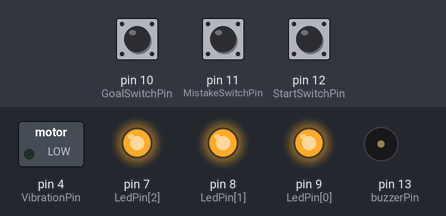
This sketch was run on a simulated Arduino Uno, built with avr-gcc and run on an emulated ATmega328P. Parts: switched loads named in the sketch (green lamp = pin HIGH), output pins drawn as LEDs (lit = HIGH), buzzer (waves = sounding). Inputs (shaded band) come from the test bench; at power-on: pin 12 (StartSwitchPin) LOW, pin 11 (MistakeSwitchPin) LOW, pin 10 (GoalSwitchPin) LOW. Random numbers use the default seed unless the sketch sets one.

Above: at 1.2 s.
1.3 s: pin 12 (StartSwitchPin) pulled HIGH for 0.15 s
At 1.9 s:
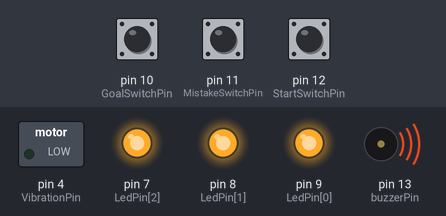
4.4 s: pin 11 (MistakeSwitchPin) pulled HIGH for 1 s
At 5.8 s:
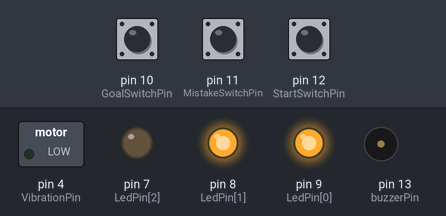
8.2 s: pin 11 (MistakeSwitchPin) pulled HIGH for 0.15 s
At 10.3 s:
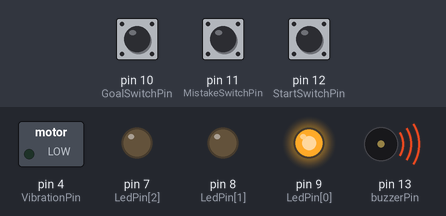
10.8 s: pin 11 (MistakeSwitchPin) pulled HIGH for 0.15 s
At 13.7 s:
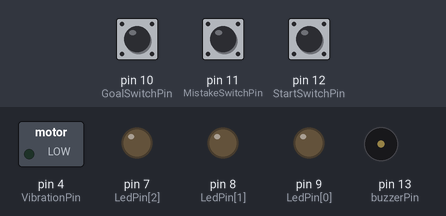
13.8 s: pin 12 (StartSwitchPin) pulled HIGH for 1 s
At 15.2 s:
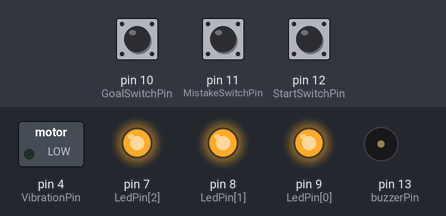
16.4 s: pin 12 (StartSwitchPin) pulled HIGH for 3.2 s
At 23.4 s:
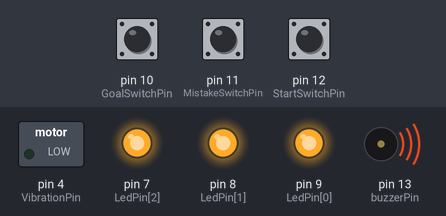
Timing chart, 0 to 23.6 s (numbered marks = the images above; inputs shaded):
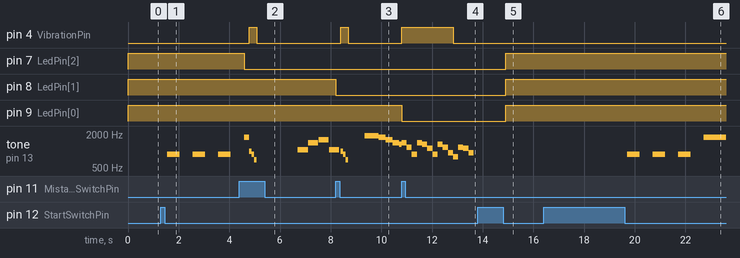

The sketch:

IraIra_FF.ino
```cpp
int buzzerPin = 13;     // ブザーを接続したピン番号

const int StartSwitchPin = 12; //スタート兼終了ピン
const int MistakeSwitchPin = 11; //コースにつながったピン
const int GoalSwitchPin = 10; //ゴールにつながったピン

const int LEDNum = 3;
const int LedPin[LEDNum] = {9, 8, 7};
int HitPoint = LEDNum;

const int VibrationPin = 4;

unsigned long EndTime = 120000; //開始から終了秒数*1000
unsigned long StartTime = 0; //setupからスタートした秒数*1000

boolean FirstFlg;
boolean StartFlg;
boolean GoalFlg;
boolean MistakeFlg;

const int ET[12][10]  = {
  {16, 33,  65, 131, 262, 523, 1047, 2093, 4186,  8372}, // 0 ド
  {18, 37,  73, 147, 294, 587, 1175, 2349, 4699,  9397}, // 1 レ
  {21, 41,  82, 165, 330, 659, 1319, 2637, 5274, 10548}, // 2 ミ
  {22, 44,  87, 175, 349, 698, 1397, 2794, 5578, 11175}, // 3 ファ
  {25, 49,  98, 195, 392, 784, 1568, 3136, 6271, 12543}, // 4 ソ
  {27, 55, 110, 220, 440, 880, 1760, 3520, 7040, 14080}, // 5 ラ
  {31, 62, 123, 247, 494, 988, 1976, 3951, 7902, 15804}, // 6 シ
  {17, 35,  69, 139, 277, 554, 1109, 2217, 4435,  8869}, // 7 ド＃
  {19, 39,  78, 156, 311, 622, 1245, 2489, 4978,  9956}, // 8 レ＃
  {23, 46,  93, 185, 370, 740, 1480, 2960, 5919, 11839}, // 9 ファ＃
  {26, 52, 104, 208, 415, 831, 1661, 3322, 6644, 13289}, //10 ソ＃
  {29, 58, 117, 233, 466, 932, 1865, 3729, 7458, 14917}  //11 ラ＃
};

void setup() {
  randomSeed(analogRead(8));
  Serial.begin(9600);
  pinMode(StartSwitchPin, INPUT);
  pinMode(MistakeSwitchPin, INPUT);
  pinMode(GoalSwitchPin, INPUT);
  StartFlg = false;
  GoalFlg = false;
  MistakeFlg = false;
  for (int i = 0; i < LEDNum; i++) {
    pinMode(LedPin[i], OUTPUT);
    digitalWrite(LedPin[i], HIGH);
  }
  pinMode(VibrationPin, OUTPUT);
}

void loop() {
  if (digitalRead(StartSwitchPin) == HIGH) {
    while (digitalRead(StartSwitchPin) == HIGH);
    StartSwitchPinChattering();//チャタリング防止
    StartTime = millis();// 初期化
    FirstFlg = true;
    Start();
    while (StartFlg == true) {
      if (MistakeFlg == true) {   //アルミに棒が当たったら
        int a = random(0, 2);
        switch (a) {
          case 0: Death(); break;
          case 1: GameOver(); break;
          default: Toccata(); break;
        }
        BreakTime(2000);
        Famima();
        MistakeFlg = false;
        GoalFlg  = false;
        StartFlg = false;
      }
      else if (GoalFlg == true) { //ゴールしたら
        rappa();
        GoalFlg = false;
        MistakeFlg = false;
        StartFlg = false;
      }
      else {
        FF_Theme();
      }
    }
    while (digitalRead(StartSwitchPin) == HIGH);
    StartSwitchPinChattering();//チャタリング防止
    for (int i = 0; i < LEDNum; i++) {
      digitalWrite(LedPin[i], HIGH);
    }
    HitPoint = LEDNum;
    digitalWrite(VibrationPin, LOW);
  }
}

void StartSwitchPinChattering() {
  int  i = 0;
  while (1) {
    if (digitalRead(StartSwitchPin) == LOW) {
      delay(1);
      i++;
      if (i == 100) break;
    }
    else i = 0;
  }
}

void FlgControl() {
  if ((FirstFlg == true || StartFlg == true ) && digitalRead(StartSwitchPin) == HIGH) { //スタートしてるときの強制終了
    StartFlg = false;
    MistakeFlg = false;
    GoalFlg = false;
    FirstFlg = false;
  }
  else if (GoalFlg == false && digitalRead(GoalSwitchPin) == HIGH) { //ゴール
    GoalFlg = true;
  }
  else if (StartFlg == true && MistakeFlg == false && GoalFlg == false &&  HitPoint > 0 && digitalRead(MistakeSwitchPin) == HIGH) {
    HitPoint--;
    digitalWrite(LedPin[HitPoint], LOW);
    if (HitPoint > 0) Miss();
  }
  if (HitPoint == 0 || (MistakeFlg == false && (millis() - StartTime > EndTime))) {
    MistakeFlg = true;
  }
}

void Start() { // NHK時報
  const int StartNum = 7; const int QN = 500; const int oct = 6;
  int StartDeta[StartNum][2] = {
    {ET[5][oct - 1], QN}, {0, QN},
    {ET[5][oct - 1], QN}, {0, QN},
    {ET[5][oct - 1], QN}, {0, QN},
    {ET[5][oct], QN * 2}
  };
  for (int i = 0; i < StartNum; i++) { // メロディーを流す
    if (i == 6) {
      StartTime = millis();
      FirstFlg = false; StartFlg = true;
      tone(buzzerPin, StartDeta[i][0], StartDeta[i][1]);
      TryingBreakTime(StartDeta[i][1]);
    }
    else if (i == 0 || i == 1 || i == 2) {
      tone(buzzerPin, StartDeta[i][0], StartDeta[i][1]);
      delay(StartDeta[i][1]);
    }
    else {
      tone(buzzerPin, StartDeta[i][0], StartDeta[i][1]);
      BreakTime(StartDeta[i][1]);
      if (FirstFlg == false) break;
    }
  }
}

void FF_Theme() {
  if (StartFlg == true && MistakeFlg == false && GoalFlg == false) {
    const int FF_ThemeNum = 28; const int QN = 400; const int oct = 6;
    int FF_ThemeDeta[FF_ThemeNum][2] = {
      {ET[0][oct], QN}, {ET[3][oct], QN}, {ET[4][oct], QN}, {ET[0][oct], QN}, {ET[11][oct], QN * 2}, {ET[5][oct], QN},
      {ET[4][oct], QN}, {ET[3][oct], QN}, {ET[2][oct], QN / 2}, {ET[3][oct], QN / 2}, {ET[4][oct], QN},
      {ET[3][oct], QN}, {ET[3][oct], QN * 2}, {ET[2][oct], QN * 2},
      {ET[1][oct], QN}, {ET[4][oct], QN}, {ET[5][oct], QN}, {ET[1][oct], QN}, {ET[0][oct + 1], QN * 2}, {ET[11][oct], QN},
      {ET[5][oct], QN}, {ET[4][oct], QN}, {ET[9][oct], QN / 2}, {ET[5][oct], QN / 2}, {ET[4][oct], QN}, {ET[1][oct], QN},
      {ET[3][oct], QN * 2}, {ET[2][oct], QN * 2},
    };
    while (StartFlg == true && MistakeFlg == false && GoalFlg == false) {
      TryingBreakTime(100);
      for (int i = 0; i < FF_ThemeNum; i++) { // メロディーを流す
        tone(buzzerPin, FF_ThemeDeta[i][0], FF_ThemeDeta[i][1]);
        if (HitPoint == 1 || millis() - StartTime > EndTime - 10000) {
          TryingBreakTime(FF_ThemeDeta[i][1] / 1.5);
        } else {
          TryingBreakTime(FF_ThemeDeta[i][1]);
        }
        if (StartFlg == false || MistakeFlg == true || GoalFlg == true) break;
      }
      if (StartFlg == false || MistakeFlg == true || GoalFlg == true) break;
    }
  }
}

void rappa() {
  const int rappaNum = 35; int QN = 200; int oct = 6;
  int rappaData[rappaNum][2] = {
    {ET[0][oct], QN}, {ET[0][oct], QN / 2}, {ET[0][oct], QN / 2}, {ET[0][oct], QN}, {ET[0][oct], QN},
    {ET[2][oct], QN}, {ET[2][oct], QN / 2}, {ET[2][oct], QN / 2}, {ET[2][oct], QN}, {ET[2][oct], QN},
    {ET[0][oct], QN}, {ET[2][oct], QN / 2}, {ET[0][oct], QN}, {ET[2][oct], QN}, {ET[0][oct], QN}, {ET[0][oct], QN}, {ET[0][oct], QN}, {0, QN},
    {ET[0][oct], QN}, {ET[0][oct], QN / 2}, {ET[0][oct], QN / 2}, {ET[0][oct], QN}, {ET[0][oct], QN},
    {ET[2][oct], QN}, {ET[2][oct], QN / 2}, {ET[2][oct], QN / 2}, {ET[2][oct], QN}, {ET[2][oct], QN},
    {ET[0][oct], QN}, {ET[2][oct], QN / 2}, {ET[0][oct], QN}, {ET[2][oct], QN}, {ET[4][oct - 1], QN}
  };
  if (StartFlg == true) {
    for (int i = 0; i < rappaNum; i++) { // メロディーを流す
      tone(buzzerPin, rappaData[i][0], rappaData[i][1]);
      BreakTime(rappaData[i][1]);
      if (StartFlg == false) break;
    }
  } noTone(buzzerPin);
}

/*
  void FF_Clear() {
  const int FF_ClearNum = 9; const int QN = 300; const int oct = 6;
  int FF_ClearDeta[FF_ClearNum][2] = {
    {ET[4][oct], QN / 2}, {ET[4][oct], QN / 2}, {ET[4][oct], QN}, {ET[0][oct], QN}, {ET[10][oct-1], QN},
    {ET[11][oct-1], QN}, {ET[0][oct], QN}, {ET[11][oct-1], QN}, {ET[0][oct], QN * 2},
  };
  if (StartFlg == true) {
    for (int i = 0; i < FF_ClearNum; i++) { // メロディーを流す
      tone(buzzerPin, FF_ClearDeta[i][0], FF_ClearDeta[i][1]);
      BreakTime(FF_ClearDeta[i][1]);
      if (StartFlg == false) break;
    }
  } noTone(buzzerPin);
  }
*/

void OneUp() {//マリオの１Up
  const int OneUpNum = 6; const int QN = 300; const int oct = 6;
  int OneUpDeta[OneUpNum][2] = {
    {ET[2][oct - 1], QN / 2}, {ET[4][oct - 1], QN / 2}, {ET[2][oct], QN / 2},
    {ET[0][oct], QN / 2}, {ET[1][oct], QN / 2}, {ET[4][oct], QN / 2}
  };
  if (StartFlg == true) {
    for (int i = 0; i < OneUpNum; i++) { // メロディーを流す
      tone(buzzerPin, OneUpDeta[i][0], OneUpDeta[i][1]);
      BreakTime(OneUpDeta[i][1]);
      if (StartFlg == false) break;
    }
  } noTone(buzzerPin);
}

void Miss() { //ドラクエのミス
  delay(200);
  const int MissNum = 3; const int QN = 200; const int oct = 5;
  int MissDeta[MissNum][2] {
    {ET[6][oct], QN / 2}, {ET[5][oct], QN / 2}, {ET[3][oct], QN / 2}
  };
  if (StartFlg == true) {
    digitalWrite(VibrationPin, HIGH);
    for (int i = 0; i < MissNum; i++) { // メロディーを流す
      tone(buzzerPin, MissDeta[i][0], MissDeta[i][1]);
      delay(MissDeta[i][1]);
    }
  }
  digitalWrite(VibrationPin, LOW);
  delay(500);
}

void Toccata() { //バッハ「トッカータとフ－ガ ニ短調」
  const int ToccataNum = 10; const int QN = 200; const int oct = 6;
  int ToccataDeta[ToccataNum][2] = {
    {ET[5][oct], QN}, {ET[4][oct], QN}, {ET[5][oct], QN * 6}, {0, QN * 2}, {ET[4][oct], QN},
    {ET[3][oct], QN}, {ET[2][oct], QN}, {ET[1][oct], QN}, {ET[7][oct], QN * 2}, {ET[1][oct], QN * 4}
  };
  if (StartFlg == true) {
    digitalWrite(VibrationPin, HIGH);
    for (int i = 0; i < ToccataNum; i++) { // メロディーを流す
      tone(buzzerPin, ToccataDeta[i][0], ToccataDeta[i][1]);
      BreakTime(ToccataDeta[i][1]);
      if (StartFlg == false) break;
      if (i == ToccataNum / 2)digitalWrite(VibrationPin, LOW);
    }
  } noTone(buzzerPin);
}

void Death() {
  if (StartFlg == true) { //ドラクエの死亡
    const int DeathNum = 18; const int QN = 400; const int oct = 6;
    int DeathDeta[DeathNum][2] = {
      {ET[3][oct], QN / 2},
      {ET[1][oct], QN / 2},
      {ET[5][oct - 1], QN / 2},
      {ET[3][oct], QN / 2},
      {ET[2][oct], QN / 2},
      {ET[7][oct], QN / 2},
      {ET[5][oct - 1], QN / 2},
      {ET[2][oct], QN / 2},
      {ET[1][oct], QN / 2}, {ET[11][oct - 1], QN / 2},
      {ET[4][oct - 1], QN / 2}, {ET[1][oct], QN / 2}, {ET[7][oct], QN / 2}, {ET[11][oct - 1], QN / 2}, {0, QN / 2},
      {ET[5][oct - 1], QN / 2}, {ET[4][oct - 1], QN / 2}, {ET[5][oct - 1], QN * 2},
    };
    if (StartFlg == true) {
      digitalWrite(VibrationPin, HIGH);
      for (int i = 0; i < DeathNum; i++) { // メロディーを流す
        tone(buzzerPin, DeathDeta[i][0], DeathDeta[i][1]);
        BreakTime(DeathDeta[i][1]);
        if (StartFlg == false) break;
        if (i == DeathNum / 2)digitalWrite(VibrationPin, LOW);
      }
    }
  } noTone(buzzerPin);
}

void GameOver() { //マリオのゲームオーバー
  if (StartFlg == true) {
    const int GameOverNum = 16; const int QN = 200; const int oct = 6;
    int GameOverDeta[GameOverNum][2] = {
      {ET[2][oct], QN / 2}, {ET[0][oct], QN / 2}, {ET[3][oct - 1], QN / 2}, {0, QN * 2}, {ET[1][oct - 1], QN / 2},
      {ET[0][oct], QN}, {0, QN / 2}, {ET[0][oct], QN / 2}, {ET[0][oct], QN}, {ET[6][oct - 1], QN},
      {ET[5][oct - 1], QN / 2}, {ET[4][oct - 1], QN},
      {ET[1][oct - 1], QN}, {0, QN / 2}, {ET[1][oct - 2], QN / 2}, {ET[4][oct - 3], QN}
    };
    if (StartFlg == true) {
      digitalWrite(VibrationPin, HIGH);
      for (int i = 0; i < GameOverNum; i++) { // メロディーを流す
        tone(buzzerPin, GameOverDeta[i][0], GameOverDeta[i][1]);
        BreakTime(GameOverDeta[i][1]);
        if (StartFlg == false) break;
        if (i == GameOverNum / 2)digitalWrite(VibrationPin, LOW);
      }
    }
  } noTone(buzzerPin);
}

void Zen() { // 前前前世オリジナル
  const int ZenNum = 35; const int QN = 300; const int oct = 6;
  int ZenDeta[ZenNum][2] = {
    {ET[7][oct - 1], QN / 4}, {ET[8][oct - 1], QN / 4}, {ET[9][oct - 1], QN / 2}, {ET[6][oct - 1], QN / 2},
    {ET[9][oct - 1], QN / 2}, {ET[7][oct], QN}, {ET[8][oct], QN / 2}, {ET[9][oct], QN} , {ET[6][oct - 1], QN / 2}, {ET[8][oct], QN / 2},
    {ET[6][oct - 1], QN / 2}, {ET[2][oct], QN / 2}, {ET[8][oct], QN / 2}, {ET[6][oct - 1], QN},
    {ET[8][oct], QN / 4}, {ET[2][oct], QN / 4}, {ET[9][oct], QN / 4}, {ET[2][oct], QN / 4},
    {ET[7][oct], QN / 2}, {ET[6][oct - 1], QN / 2}, {ET[7][oct], QN / 2},
    {ET[9][oct - 1], QN / 2}, {ET[9][oct - 1], QN / 2}, {ET[6][oct - 1], QN / 2},
    {ET[9][oct], QN / 4}, {0, QN / 2}, {ET[9][oct], QN / 4}, {0, QN / 2}, {ET[9][oct], QN / 4}, {0, QN / 2}, {ET[9][oct], QN / 4},
    {0, QN / 2}, {ET[9][oct], QN / 4}, {0, QN * 2 / 3},
    {ET[6][oct - 1], QN * 2}
  };
  if (StartFlg == true) {
    digitalWrite(VibrationPin, HIGH);
    for (int i = 0; i < ZenNum; i++) { // メロディーを流す
      tone(buzzerPin, ZenDeta[i][0], ZenDeta[i][1]);
      BreakTime(ZenDeta[i][1]);
      if (StartFlg == false) break;
      if (i == ZenNum / 2)digitalWrite(VibrationPin, LOW);
    }
  }
  noTone(buzzerPin);
}

void Famima() { //ファミマの入店音
  if (StartFlg == true) {
    const int FamimaNum = 13; const int QN = 300; const int oct = 6;
    int FamimaDeta[FamimaNum][2] = {
      {ET[9][oct], QN}, {ET[1][oct], QN}, {ET[5][oct - 1], QN}, {ET[1][oct], QN}, {ET[2][oct], QN},
      {ET[5][oct], QN}, {0, QN}, {ET[5][oct - 1], QN}, {ET[2][oct], QN}, {ET[9][oct], QN}, {ET[2][oct], QN},
      {ET[5][oct - 1], QN}, {ET[1][oct], QN * 1.5}
    };
    if (StartFlg == true) {
      for (int i = 0; i < FamimaNum; i++) {
        tone(buzzerPin, FamimaDeta[i][0], FamimaDeta[i][1]);
        BreakTime(FamimaDeta[i][1]);
        if (StartFlg == false) break;
      }
    }
  }
  noTone(buzzerPin);
}

void LevelUp() { //ドラクエのレベルアップ
  const int LevelUpNum = 10; const int QN = 250; const int oct = 6;
  int LevelUpDeta[LevelUpNum][2] = {
    {ET[3][oct], QN / 2}, {ET[1][oct], QN / 2}, {ET[3][oct], QN / 2},
    {ET[3][oct], QN * 2 / 3}, {0, QN / 2},
    {ET[8][oct], QN}, {ET[4][oct], QN}, {ET[3][oct], QN * 2}
  };
  if (StartFlg == true) {
    for (int i = 0; i < LevelUpNum; i++) {
      tone(buzzerPin, LevelUpDeta[i][0], LevelUpDeta[i][1]);
      BreakTime(LevelUpDeta[i][1]);
      if (StartFlg == false) break;
    }
  }
  noTone(buzzerPin);
}

void TryingBreakTime(int total) {
  if (StartFlg == true && MistakeFlg == false && GoalFlg == false) {
    for (int i = 0; i < total; i++) {
      delay(1);
      FlgControl();
      if (StartFlg == false || MistakeFlg == true || GoalFlg == true) break;
    }
  }
}

void BreakTime(int total) {
  if (StartFlg == true || FirstFlg == true) {
    for (int i = 0; i < total; i++) {
      delay(1);
      FlgControl();
      if (StartFlg == false && FirstFlg == false) break;
    }
  }
}
```

Measured:
- after the input at 1.3 s, tone on pin 13 (buzzerPin): alternates 880 Hz for 0.50 s and silent for 0.50 s, starting after 0.25 s
- after the input at 4.4 s, pin 4 (VibrationPin): LOW → HIGH after 0.38 s, → LOW 0.30 s later; pin 7 (LedPin[2]): HIGH → LOW after 0.18 s
- after the input at 8.2 s, pin 4 (VibrationPin): LOW → HIGH after 0.20 s, → LOW 0.30 s later; pin 8 (LedPin[1]): HIGH → LOW at once
- after the input at 10.8 s, pin 4 (VibrationPin): LOW → HIGH at once, → LOW 2.0 s later; pin 9 (LedPin[0]): HIGH → LOW at once
- after the input at 13.8 s, pin 7 (LedPin[2]), pin 8 (LedPin[1]), pin 9 (LedPin[0]): LOW → HIGH after 1.1 s
- after the input at 16.4 s, tone on pin 13 (buzzerPin): silent → 880 Hz after 3.3 s, then repeats every 1.0 s: silent 0.50 s, 880 Hz 0.50 s
